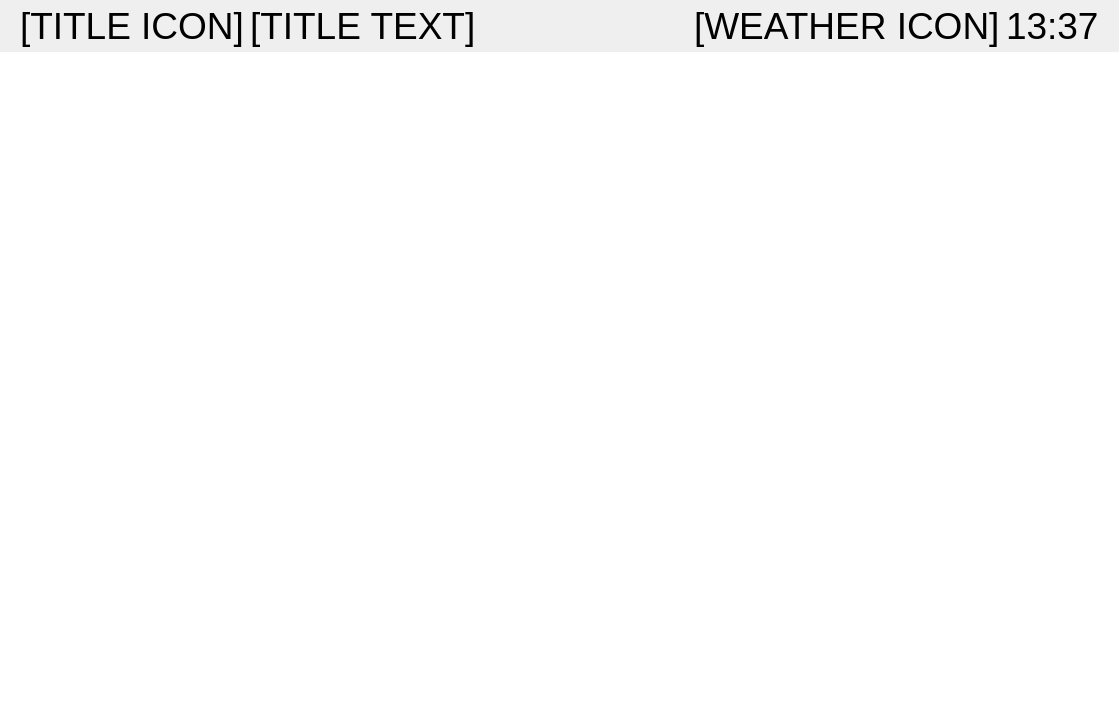
<?xml version="1.0" encoding="UTF-8"?>
<ui version="4.0">
 <class>FIDSWidget</class>
 <widget class="QWidget" name="FIDSWidget">
  <property name="geometry">
   <rect>
    <x>0</x>
    <y>0</y>
    <width>1119</width>
    <height>706</height>
   </rect>
  </property>
  <property name="windowTitle">
   <string>FIDSWidget</string>
  </property>
  <layout class="QVBoxLayout" name="verticalLayout" stretch="0,1">
   <property name="spacing">
    <number>0</number>
   </property>
   <property name="leftMargin">
    <number>0</number>
   </property>
   <property name="topMargin">
    <number>0</number>
   </property>
   <property name="rightMargin">
    <number>0</number>
   </property>
   <property name="bottomMargin">
    <number>0</number>
   </property>
   <item>
    <widget class="QWidget" name="titleWidget" native="true">
     <layout class="QHBoxLayout" name="horizontalLayout">
      <property name="leftMargin">
       <number>20</number>
      </property>
      <property name="topMargin">
       <number>5</number>
      </property>
      <property name="rightMargin">
       <number>20</number>
      </property>
      <property name="bottomMargin">
       <number>5</number>
      </property>
      <item>
       <widget class="QLabel" name="titleIcon">
        <property name="font">
         <font>
          <pointsize>28</pointsize>
         </font>
        </property>
        <property name="text">
         <string>[TITLE ICON]</string>
        </property>
       </widget>
      </item>
      <item>
       <widget class="QLabel" name="titleLabel">
        <property name="font">
         <font>
          <pointsize>28</pointsize>
         </font>
        </property>
        <property name="text">
         <string>[TITLE TEXT]</string>
        </property>
       </widget>
      </item>
      <item>
       <spacer name="horizontalSpacer">
        <property name="orientation">
         <enum>Qt::Horizontal</enum>
        </property>
        <property name="sizeHint" stdset="0">
         <size>
          <width>40</width>
          <height>20</height>
         </size>
        </property>
       </spacer>
      </item>
      <item>
       <widget class="QLabel" name="weatherLabel">
        <property name="font">
         <font>
          <pointsize>28</pointsize>
         </font>
        </property>
        <property name="text">
         <string>[WEATHER ICON]</string>
        </property>
       </widget>
      </item>
      <item>
       <widget class="QLabel" name="timeLabel">
        <property name="font">
         <font>
          <pointsize>28</pointsize>
         </font>
        </property>
        <property name="text">
         <string>13:37</string>
        </property>
       </widget>
      </item>
     </layout>
    </widget>
   </item>
   <item>
    <widget class="QTableView" name="fidsTable">
     <property name="frameShape">
      <enum>QFrame::NoFrame</enum>
     </property>
     <property name="frameShadow">
      <enum>QFrame::Raised</enum>
     </property>
     <property name="lineWidth">
      <number>1</number>
     </property>
     <property name="verticalScrollBarPolicy">
      <enum>Qt::ScrollBarAlwaysOff</enum>
     </property>
     <property name="horizontalScrollBarPolicy">
      <enum>Qt::ScrollBarAlwaysOff</enum>
     </property>
     <property name="autoScroll">
      <bool>false</bool>
     </property>
     <property name="editTriggers">
      <set>QAbstractItemView::NoEditTriggers</set>
     </property>
     <property name="tabKeyNavigation">
      <bool>false</bool>
     </property>
     <property name="alternatingRowColors">
      <bool>false</bool>
     </property>
     <property name="selectionMode">
      <enum>QAbstractItemView::NoSelection</enum>
     </property>
     <property name="selectionBehavior">
      <enum>QAbstractItemView::SelectRows</enum>
     </property>
     <property name="textElideMode">
      <enum>Qt::ElideNone</enum>
     </property>
     <property name="showGrid">
      <bool>false</bool>
     </property>
     <attribute name="horizontalHeaderHighlightSections">
      <bool>false</bool>
     </attribute>
     <attribute name="horizontalHeaderStretchLastSection">
      <bool>true</bool>
     </attribute>
     <attribute name="verticalHeaderVisible">
      <bool>false</bool>
     </attribute>
     <attribute name="verticalHeaderHighlightSections">
      <bool>false</bool>
     </attribute>
    </widget>
   </item>
  </layout>
 </widget>
 <resources/>
 <connections/>
</ui>
